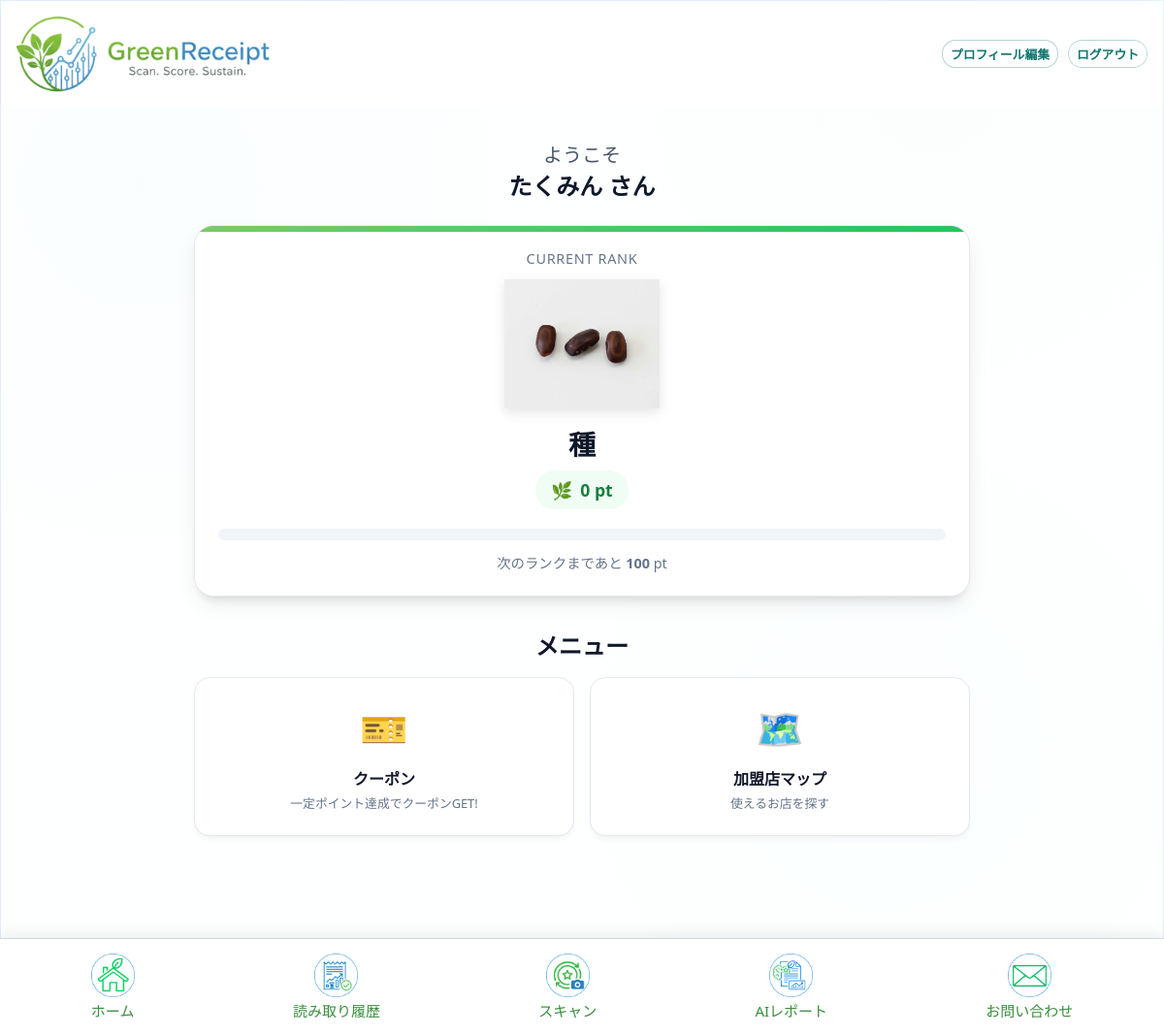
Screenshot of /menu/ (signed in) with the database file from the repository.
### accounts/models.py (models this page shows, shortened)
class CustomUser(AbstractUser):
    username = models.CharField(
        "ユーザー名",
        max_length=50,
        unique=True,
        help_text=(
            "必須。50文字以下。文字、数字、および @/./+/-/_ のみ使用できます。"
        ),
        validators=[AbstractUser.username_validator],
        error_messages={
            "unique": _("A user with that username already exists."),
        },
    )
    email = models.EmailField(_("email address"), unique=True)
    is_verified = models.BooleanField(default=False, verbose_name='メール認証済み')
    verification_token = models.CharField(
        max_length=100, blank=True, null=True, unique=True, verbose_name='認証トークン')
    ROLE_CHOICES = (
        ('admin', '管理者'),
        ('store', '店舗'),
        ('user', '一般ユーザー'),
    )
    RANK_CHOICES = (
        ('seed', '種'),
        ('sprout', '芽'),
        ('tree', '木'),
        ('apple_tree', 'リンゴの木'),
    )
    current_points = models.IntegerField(default=0, verbose_name='ポイント')
    rank = models.CharField(max_length=20, choices=RANK_CHOICES, default='seed', verbose_name='ランク')
    updated_at = models.DateTimeField(auto_now=True, verbose_name='アカウント更新日時')
    birthday = models.DateField(verbose_name='生年月日', null=True, blank=True)
    purchased_amount = models.IntegerField(default=0, verbose_name='購入点数')
    lastmonth_point = models.IntegerField(default=0, verbose_name='先月獲得ポイント')
    current_coupons = models.ManyToManyField(
        'core.Coupon', verbose_name='所持クーポン', blank=True)
    role = models.CharField(
        max_length=10, choices=ROLE_CHOICES, default='user', verbose_name='役割')
    store = models.ForeignKey(
        'core.Store', on_delete=models.SET_NULL, null=True, blank=True, verbose_name='所属店舗')
    last_reset_month = models.DateField(null=True, blank=True, verbose_name='最後にポイントリセットした月')
    new_email = models.EmailField(
        _("new email address"), blank=True, null=True)
    email_change_token = models.CharField(
        max_length=100, blank=True, null=True, unique=True, verbose_name='メール変更認証トークン'
    )
    withdrawal_code = models.CharField(
        max_length=6, blank=True, null=True, verbose_name='退会確認コード'
    )
    withdrawal_code_expires_at = models.DateTimeField(
        blank=True, null=True, verbose_name='退会確認コード有効期限'
    )
    RANK_HIERARCHY = {'seed': 0, 'sprout': 1, 'tree': 2, 'apple_tree': 3}
    class Meta:
        verbose_name = 'ユーザー'
        verbose_name_plural = 'ユーザー'

### core/views.py (the view)
# urls.py: path("menu/", views.main_menu, name="main_menu"),
@login_required
def main_menu(request):
    user = request.user
    announcements = Announcement.objects.order_by('-created_at')[:3]
    coupons = Coupon.objects.all()[:3]
    receipts = Receipt.objects.filter(
        user=request.user).order_by('-scanned_at')[:3]
    MAX_POINTS = 800
    current_points = user.current_points
    next_rank_points = 0
    prev_rank_points = 0
    if current_points < 100:
        next_rank_points = 100
        prev_rank_points = 0
    elif current_points < 300:
        next_rank_points = 300
        prev_rank_points = 100
    elif current_points < 800:
        next_rank_points = 800
        prev_rank_points = 300
    else:
        next_rank_points = None # Max rank
        prev_rank_points = 800
    progress_percentage = 100
    points_to_next = 0
    if next_rank_points:
        points_to_next = next_rank_points - current_points
        range_points = next_rank_points - prev_rank_points
        if range_points > 0:
            progress_points = current_points - prev_rank_points
            progress_percentage = int((progress_points / range_points) * 100)
        else:
            progress_percentage = 0
    context = {
        'announcements': announcements,
        'coupons': coupons,
        'receipts': receipts,
        'rank': user.rank,
        'current_points': user.current_points,
        'next_rank_points': next_rank_points,
        'points_to_next': points_to_next,
        'progress_percentage': progress_percentage,
    }
    return render(request, "core/main_menu.html", context)

### core/templates/core/main_menu.html (shortened to what this page needs)
{% extends 'core/base.html' %}
{% load static %}
{% block content %}
<div class="home-page">
  <div class="welcome-header">
    <div class="welcome-title">ようこそ</div>
    <div class="user-name">{{ user.username }} さん</div>
  </div>
  <section class="rank-section">
    <div class="rank-label">Current Rank</div>
    <img src="{% static 'img/rank_'|add:rank|add:'.png' %}" alt="{{ user.get_rank_display }}" class="rank-image">
    <div class="rank-name">{{ user.get_rank_display }}</div>
    <div class="points-display">
      <span>🌿</span> {{ current_points }} pt
    </div>
    <div class="rank-progress-container px-3">
      {% if next_rank_points %}
        <div class="progress-wrapper">
        </div>
        <p class="next-rank-info">
          次のランクまであと <strong>{{ points_to_next }}</strong> pt
        </p>
      {% else %}
        <div class="progress-wrapper">
          <div class="progress-fill" style="width: 100%;"></div>
        </div>
        <p class="text-success fw-bold">最高ランク到達！おめでとうございます！</p>
      {% endif %}
    </div>
  </section>
  <h2 class="h5 mb-3 fw-bold ps-2 border-start border-4 border-success">メニュー</h2>
  <div class="menu-grid">
    <a href="{% url 'core:coupon_list' %}" class="menu-card" style="margin-top: 16px;">
      <span class="menu-icon">🎫</span>
      <div>
        <div class="menu-title">クーポン</div>
        <div class="menu-desc">一定ポイント達成でクーポンGET!</div>
      </div>
    </a>
    <a href="{% url 'core:store_map' %}" class="menu-card" style="margin-top: 16px;">
      <span class="menu-icon">🗺️</span>
      <div>
        <div class="menu-title">加盟店マップ</div>
        <div class="menu-desc">使えるお店を探す</div>
      </div>
    </a>
  </div>
</div>
{% endblock %}

### core/static/css/style.css (style rules this page uses)
:root { --bg-1: #f3f9ff; --bg-2: #f2fff8; --panel: rgba(255, 255, 255, 0.9); --panel-strong: rgba(255, 255, 255, 0.96); --border: rgba(9, 109, 217, 0.12); --shadow: 0 14px 48px rgba(9, 109, 217, 0.12); --shadow-strong: 0 22px 60px rgba(9, 109, 217, 0.18); --text: #0f172a; --muted: #475569; --accent: #79ca69; --accent-2: #0f766e; --success: #22c55e; --danger: #ef4444; --radius-lg: 18px; --radius-md: 12px; --radius-sm: 10px; }
* { box-sizing: border-box; margin: 0; padding: 0; }
html, body { height: 100%; width: 100%; overflow-x: hidden; }
body { font-family: "Poppins", "Segoe UI", "\u30E1\u30A4\u30EA\u30AA", "Hiragino Kaku Gothic ProN", sans-serif; text-align: center; min-height: 100vh; margin: 0; padding-top: 0; color: var(--text); background: radial-gradient(circle at 12% 18%, rgba(14, 165, 233, 0.16), transparent 32%), radial-gradient(circle at 80% 8%, rgba(34, 197, 94, 0.12), transparent 28%), radial-gradient(circle at 76% 72%, rgba(14, 165, 233, 0.12), transparent 32%), linear-gradient(135deg, var(--bg-1), var(--bg-2)); -webkit-font-smoothing: antialiased; -moz-osx-font-smoothing: grayscale; }
:root { --nav-h: 100px; }
main p { font-size: 15px; color: var(--muted); font-weight: 500; }
img, video, canvas { max-width: 100%; height: auto; display: block; }

### core/templates/core/main_menu.html (style rules this page uses)
.home-page { max-width: 800px; margin: 0 auto; width: 100%; padding-bottom: 80px; }
.welcome-header { text-align: center; margin-bottom: 24px; padding-top: 10px; }
.welcome-title { font-size: 1.25rem; color: #475569; font-weight: 500; }
.user-name { color: #0f172a; font-weight: 700; font-size: 1.5rem; }
.rank-section { background: #fff; border-radius: 20px; padding: 24px; box-shadow: 0 10px 25px -5px rgba(0, 0, 0, 0.1), 0 8px 10px -6px rgba(0, 0, 0, 0.1); margin-bottom: 32px; text-align: center; position: relative; overflow: hidden; border: 1px solid #e2e8f0; }
.rank-section::before { content: ""; position: absolute; top: 0; left: 0; right: 0; height: 6px; background: linear-gradient(90deg, #79ca69, #22c55e); }
.rank-label { font-size: 0.9rem; color: #64748b; margin-bottom: 12px; text-transform: uppercase; letter-spacing: 0.05em; }
.rank-image { max-width: 160px; height: auto; margin: 0 auto 16px; filter: drop-shadow(0 4px 6px rgba(0,0,0,0.1)); transition: transform 0.3s; }
.rank-name { font-size: 1.75rem; font-weight: 800; color: #0f172a; margin-bottom: 8px; }
.points-display { display: inline-flex; align-items: center; gap: 8px; background: #f0fdf4; padding: 8px 16px; border-radius: 50px; color: #15803d; font-weight: 700; font-size: 1.1rem; margin-bottom: 20px; }
.progress-wrapper { background: #f1f5f9; border-radius: 999px; height: 12px; width: 100%; margin: 0 auto 12px; overflow: hidden; position: relative; }
.next-rank-info { font-size: 0.9rem; color: #64748b; }
.menu-grid { display: grid; grid-template-columns: repeat(2, 1fr); gap: 16px; }
.menu-card { background: #fff; border: 1px solid #e2e8f0; border-radius: 16px; padding: 24px; text-decoration: none; color: #0f172a; display: flex; flex-direction: column; align-items: center; text-align: center; transition: all 0.2s; box-shadow: 0 4px 6px -1px rgba(0, 0, 0, 0.05); }
.menu-icon { font-size: 2.5rem; margin-bottom: 12px; }
.menu-title { font-weight: 700; font-size: 1rem; }
.menu-desc { font-size: 0.8rem; color: #64748b; margin-top: 4px; }

### rows the page displays
CustomUser: username "たくみん", rank (picture), rank "種"

### other values shown
{{ current_points }} "0"
{{ points_to_next }} "100"
